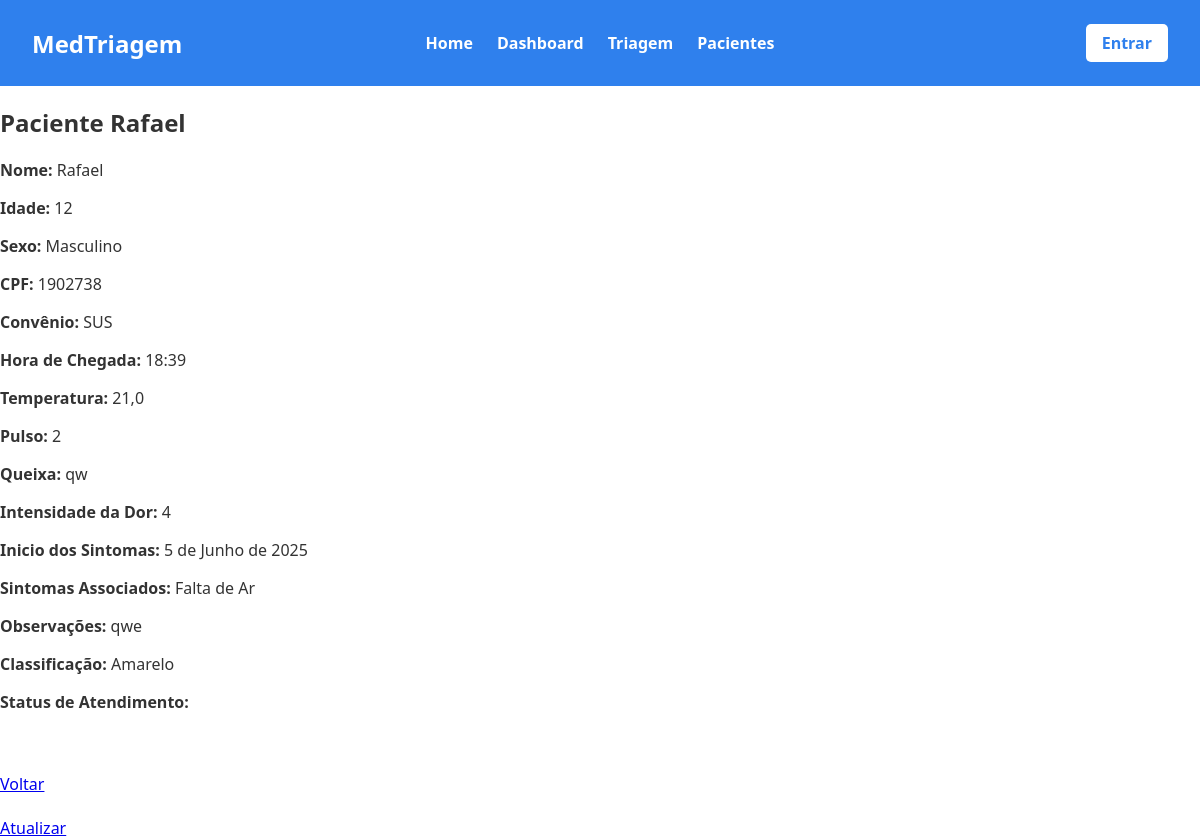
Page /master/detail/1 on the earlier database version.
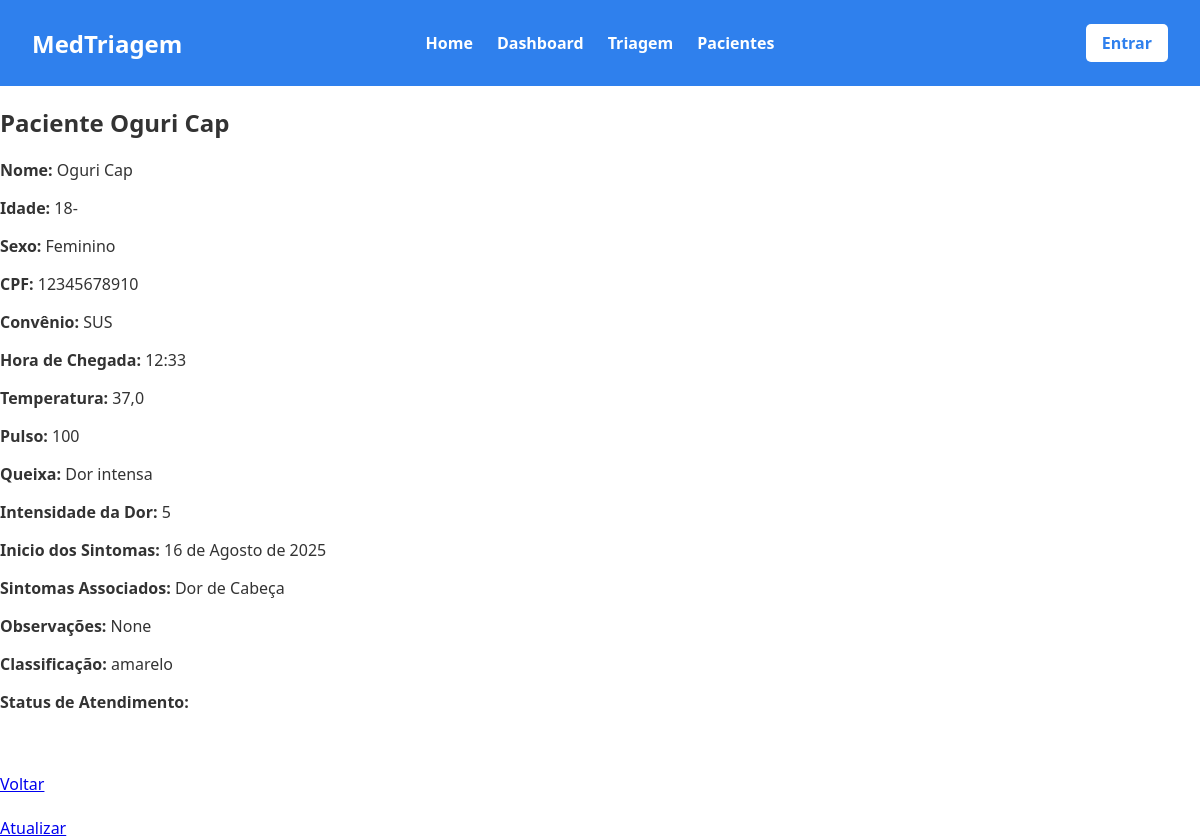
Same page on the later database version.
### triagem/models.py (models this page shows, shortened)
class Paciente(models.Model):
    Sexualidade = [
        ('Masculino', 'Masculino'),
        ('Feminino', 'Feminino'),
    ]
    Convenios = [
        ('SUS', 'SUS'),
        ('Unimed', 'Unimed'),
        ('Hapvida', 'Hapvida'),
        ('Amil', 'Amil'),
        ('Bradesco Saude', 'Bradesco Saude'),
    ]
    Status = [
        ('Aguardando', 'Aguardando'),
        ('Em atendimento', 'Em atendimento'),
        ('Concluido', 'Concluido'),
    ]
    Sintomas = [
        ('Dor_Toracica', 'Dor Torácica / Aperto no Peito'),
        ('Falta_de_Ar', 'Falta de Ar / Dificuldade para Respirar'),
        ('Alteracao_Neurologica_Grave', 'Alteração de Consciência / Convulsão / Confusão'),
        ('Sangramento_Ativo', 'Sangramento Ativo / Vômito ou Fezes com Sangue'),
        ('Febre', 'Febre / Calafrios'),
        ('Dor_de_Cabeca', 'Dor de Cabeça'),
        ('Tontura_MalEstar', 'Tontura / Fraqueza / Mal-estar Geral'),
        ('Sintomas_Respiratorios_Leves', 'Tosse / Espirros / Dor de Garganta'),
        ('Dor_Abdominal', 'Dor Abdominal / Cólica'),
        ('Sintomas_Gastrointestinais', 'Náusea / Vômito / Diarreia'),
        ('Lesao_Trauma', 'Lesão / Trauma / Queda Recente'),
        ('Dor_Locomotora', 'Dor Muscular / Articular / Lombar'),
        ('Reacao_Alergica_Pele', 'Reação Alérgica / Erupção na Pele / Inchaço'),
        ('Queixa_Urinaria', 'Queixa Urinária (Dor ao urinar / Sangue na urina)'),
        ('Outro', 'Outro'),
    ]
    Risco = [
        ('Vermelho', 'Emergência'),
        ('Laranja', 'Muito Urgente'),
        ('Amarelo', 'Urgente'),
        ('Verde', 'Pouco Urgente'),
        ('Azul', 'Não Urgente'),
    ]
    Profissionais = [
        ('Clinica Medica', 'Clinica Medica'),
        ('Ortopedia', 'Ortopedia'),
        ('Pediatria', 'Pediatria'),
        ('Cardiologia', 'Cardiologia'),
        ('Neurologia', 'Neurologia'),
    ]
    nome = models.CharField(max_length=100)
    idade = models.CharField(max_length=3)
    sexo = models.CharField(choices=Sexualidade, max_length=50)
    cpf = models.CharField(max_length=11)
    convenio = models.CharField(choices=Convenios, max_length=50)
    hora_chegada = models.TimeField(blank=True, null=True)
    temperatura = models.FloatField(max_length=3)
    pressaoArterial = models.CharField(max_length=3)
    pulso = models.CharField(max_length=3)
    frequenciaRespiratoria = models.CharField(max_length=3)
    saturacao = models.CharField(max_length=3)
    glicemia = models.CharField(max_length=3)
    dor = models.IntegerField(validators=[MinValueValidator(0), MaxValueValidator(10)])
    queixa = models.CharField(max_length=1000)
    inicio_sintomas = models.DateField(blank=True, null=True)
    sintomas_associados = models.CharField(choices=Sintomas, max_length=50)
    observacoes = models.CharField(blank=True, null=True, max_length=1000)
    classificacao = models.CharField(choices=Risco, max_length=50,blank=True, null=True)
    justificativa = models.CharField(max_length=200,blank=True, null=True)
    encaminhamento = models.CharField(choices=Profissionais, max_length=50,blank=True, null=True)
    status = models.CharField(max_length=20, choices=Status, default='Aguardando',blank=True, null=True)

### triagem/views.py (the view)
# urls.py: path('detail/<int:pk>', detail_view, name='mostrar'),
def detail_view(request, pk):
    paciente = Paciente.objects.get(pk = pk)
    if paciente:
        return render(request, 'site/detalhes.html', {'paciente': paciente})

### triagem/templates/site/detalhes.html (shortened to what this page needs)
{% load static %}
<!DOCTYPE html>
<html lang="en">
<head>
    <link rel="stylesheet" href="{% static 'front/css/base.css' %}?v=2">
    <link rel="stylesheet" href="{% static 'front/css/detalhes.css' %}?v=2">
</head>
<body>
    <header>
        <h1><a href="{% url 'hosp:index' %}">MedTriagem</a></h1>
        <nav class="menu-links">
            <a href="{% url 'hosp:index' %}" ><p>Home</p></a>
            <a href="{% url 'hosp:listar' %}" ><p>Dashboard</p></a>
            <a href="{% url 'hosp:criar' %}" ><p>Triagem</p></a>
            <a href="{% url 'hosp:listar' %}" ><p>Pacientes</p></a>
        </nav>
         <div class="entrar">
            <a href="{% url 'hosp:listar' %}" class="btn-entrar">Entrar</a>
        </div>
    </header>
    <h2>Paciente {{ paciente.nome }}</h2>
    <div>
        <p><b>Nome:</b> {{ paciente.nome }}</p>
        <p><b>Idade:</b> {{ paciente.idade }}</p>
        <p><b>Sexo:</b> {{ paciente.sexo }}</p>
        <p><b>CPF:</b> {{ paciente.cpf }}</p>
        <p><b>Convênio:</b> {{ paciente.convenio }}</p>
        <p><b>Hora de Chegada:</b> {{ paciente.hora_chegada }}</p>
        <p><b>Temperatura:</b> {{ paciente.temperatura }}</p>
        <p><b>Pulso:</b> {{ paciente.pulso }}</p>
        <p><b>Queixa:</b> {{ paciente.queixa }}</p>
        <p><b>Intensidade da Dor:</b> {{ paciente.dor }}</p>
        <p><b>Inicio dos Sintomas:</b> {{ paciente.inicio_sintomas }}</p>
        <p><b>Sintomas Associados:</b> {{ paciente.sintomas_associados }}</p>
        <p><b>Observações:</b> {{ paciente.observacoes }}</p>
        <p><b>Classificação:</b> {{ paciente.classificacao }}</p>
        <p><b>Status de Atendimento:</b> {{ paciente.status_atendimento }}</p>
    </div>
    <br><br><a class="link" href="{% url 'hosp:listar' %}">Voltar</a>
    <br><br><a class="link" href="{% url 'hosp:atualizar' paciente.id %}">Atualizar</a>
</body>
</html>

Differences in the rows shown:
changed Paciente "SUS": nome "Rafael" → "Oguri Cap"; idade "12" → "18-"; sexo "Masculino" → "Feminino"; cpf "1902738" → "12345678910"; hora_chegada "18:39" → "12:33"; temperatura "21,0" → "37,0"; pulso "2" → "100"; queixa "qw" → "Dor intensa"; dor "4" → "5"; inicio_sintomas "5 de Junho de 2025" → "16 de Agosto de 2025"; sintomas_associados "Falta de Ar" → "Dor de Cabeça"; observacoes "qwe" → "None"; classificacao "Amarelo" → "amarelo"
